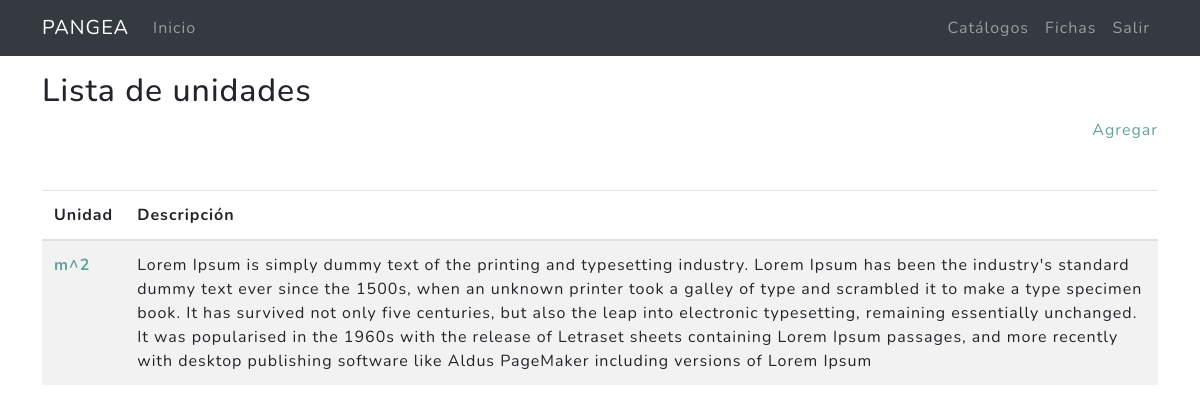
Screenshot of /catalogos/unidades/ (signed in) with the database file from the repository.
### miscelanea/models.py (models this page shows, shortened)
class Unidad(models.Model):
    title =  models.CharField(max_length=50,verbose_name = "Unidad de medida")
    description = models.TextField(max_length=1500,verbose_name="Descripción")
    created = models.DateTimeField(auto_now_add = True,verbose_name = "Fecha de creación")
    updated = models.DateTimeField(auto_now = True,verbose_name = "Fecha de edición")
    class Meta:
        verbose_name = "Lista de unidades"
        verbose_name_plural = "Lista de unidades"
        ordering = ["title"]

### miscelanea/views.py (the view)
# urls.py: path('unidades/', UnidadListView.as_view(), name='unidades'),
@method_decorator(staff_member_required,name='dispatch')
class UnidadListView(ListView):
    model = Unidad
    template_name = "miscelanea/unidad_list.html"
    paginate_by = 20
    def get_context_data(self, **kwargs):
        context = super().get_context_data(**kwargs)
        context['p_title']="Lista de unidades"
        return context

### miscelanea/templates/miscelanea/unidad_list.html (shortened to what this page needs)
{% extends 'cap2/base_mx.html' %}
{% load static %}
{% block content %}
<main role="main">
  <div class="container mb-4">
    <h2 class="mt-3">{{p_title}}</h2>
    <div class="agregar mb-4 text-right"><a href="{% url 'catalogos:unidad-create' %}">Agregar</a></div>
    <table class="table  table-striped mt-5">
      <thead>
        <tr>
          <th scope="col">Unidad</th>
          <th scope="col">Descripción</th>
        </tr>
      </thead>
      <tbody>
      {% for unidad in unidad_list %}
          <tr>
            <th scope="row"><a href="{% url 'catalogos:unidad-update' unidad.id %}">{{unidad.title}} </a></th>
            <td>{{unidad.description}}</td>
          </tr>
      {% endfor %}
      </tbody>
    </table>
  </div>
</main>
{% endblock %}

### rows the page displays
Unidad: title "m^2", description "Lorem Ipsum is simply dummy text of the printing and typesetting industry. Lorem Ipsum has been the industry's standard dummy text ever since the 1500s, when an unknown printer took a galley of type and scrambled it to make a type specimen book. It has survived not only five centuries, but also the leap into electronic typesetting, remaining essentially unchanged. It was popularised in the 1960s with the release of Letraset sheets containing Lorem Ipsum passages, and more recently with desktop publishing software like Aldus PageMaker including versions of Lorem Ipsum"

### other values shown
{{ p_title }} "Lista de unidades"
